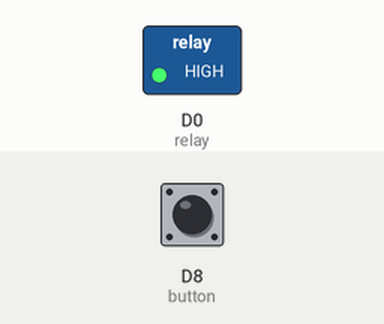
This sketch was run on a simulated ESP8266 (NodeMCU). Parts: switched loads named in the sketch (green lamp = pin HIGH). The test bench sets the inputs (shaded band); at power-on: D8 (button) LOW. WiFi joins after 1.5 s; servers stay silent unless stated; network time is answered at once with the bench clock; the local clock reads 2024-03-15 10:24:30 at power-on unless the sketch sets it; what the sketch prints to the serial monitor is not drawn.

Above: at 4.7 s.
4.8 s: D8 (button) pulled HIGH for 0.15 s
At 6.1 s:
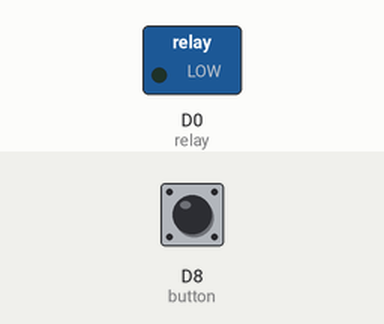
15.3 s: D8 (button) pulled HIGH for 1 s
At 15.6 s:
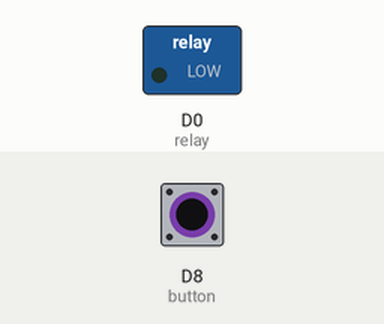
19.3 s: D8 (button) pulled HIGH for 3.2 s
Timing chart, 0 to 25.0 s (numbered marks = the images above; inputs shaded):
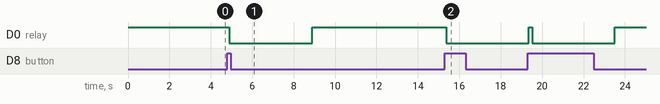

The sketch:

SecuritySystemArduino.ino
```cpp
#include <ArduinoJson.h>

#include <ESP8266WiFi.h>
#include <FirebaseArduino.h>

#include <Keypad.h>

#include <String.h>

#include <NTPClient.h>
#include <WiFiUdp.h>


#define WIFI_SSID "SSID of your wifi"
#define WIFI_PASS "password of your wifi"


#define FIREBASE_AUTH "Tzb8jdbcVRGNmzVi7ajYrU5n1jy3I8R2rLahKu6r"
#define FIREBASE_HOST "security-system-b4e42-default-rtdb.firebaseio.com"

const int button = D8;
const int relay = D0;
const byte rows = 4;
const byte cols = 3;

int button_state = 0;

char keys[rows][cols] = {
  {'1', '2', '3'},
  {'4', '5', '6'},
  {'7', '8', '9'},
  {'*', '0', '#'}
};

byte rowPins[rows] = {D1, D2, D3, D4};
byte colPins[cols] = {D5, D6, D7};

Keypad keypad = Keypad(makeKeymap(keys), rowPins, colPins, rows, cols);

int passwordsNum = 0;
String passwords[30];
String password;

int i = 0;
bool flag = true;

WiFiUDP ntpUDP;
NTPClient timeClient(ntpUDP, 10800);

String current_date;

void setup() {
 Serial.begin(115200);

 pinMode(relay, OUTPUT);
 digitalWrite(relay,HIGH);
 keypad.addEventListener(keypadEvent);
 delay(2000);

 // Connect to wifi
 WiFi.begin(WIFI_SSID, WIFI_PASS);
 Serial.print("connecting");
 while (WiFi.status() != WL_CONNECTED) {
   Serial.print(".");
   delay(500);
 }
 Serial.println();
 Serial.print("connected: ");
 Serial.println(WiFi.localIP());

 Firebase.begin(FIREBASE_HOST, FIREBASE_AUTH);

 timeClient.begin();
 current_date = "";
}

void loop() {

  if(current_date != getDate()) {
    current_date = getDate();
    Serial.println(current_date);

    updatePINs();
  }

  button_verifing();

  keypad.getKey();

  if(flag) {
    if(unlock_door()) {
      digitalWrite(relay,LOW);
      delay(4000);
      digitalWrite(relay,HIGH);
    } else {
      digitalWrite(relay, HIGH);
    }
  }
}

void button_verifing() {
  button_state = digitalRead(button);

  if(button_state == 1) {
    digitalWrite(relay,LOW);
    delay(4000);
    digitalWrite(relay,HIGH);
  } else {
    digitalWrite(relay, HIGH);
  }
}

bool unlock_door() {
  FirebaseObject obj = Firebase.get("requests");

  if(Firebase.failed()) {
    Serial.print("getting FirebaseObject failed: ");
    Serial.println(Firebase.error());

    return false;
  }

  bool request_entering = obj.getBool("entering");
  String request_user = obj.getString("userID");

  if(request_entering){
    Serial.println();
    Serial.print("User with ID: ");
    Serial.print(request_user);
    Serial.println(" just opened the door");

    Firebase.setBool("requests/entering", false);

    if(Firebase.failed()) {
      Serial.print("setting requests updated value failed: ");
      Serial.println(Firebase.error());

      return false;
    }

    return true;
  } else return false;
}

void keypadEvent(KeypadEvent eKey) {
  switch(keypad.getState()) {
    case PRESSED:
      Serial.print("Pressed: ");
      Serial.println(eKey);
      flag = false;
      switch(eKey) {
        case '*': guessPassword(); flag = true; break;
        case '#': password.remove(0); flag = true; break;
        default: password += eKey;
      }
  }
}

void guessPassword() {
  Serial.println("Guessing password...");

  if(evaluatePassword()) {
    digitalWrite(relay,LOW);
    delay(4000);
    digitalWrite(relay,HIGH);
  } else {
    digitalWrite(relay,HIGH);
  }

  password.remove(0);
}


bool evaluatePassword() {
  for(int i = 0; i < passwordsNum; i++) {
    if(password.compareTo(passwords[i]) == 0) {
      return true;
    }
  }

  return false;
}

void updatePINs() {
  FirebaseObject obj = Firebase.get("userIDs");

  if(Firebase.failed()) {
    Serial.print("getting FirebaseObject failed: ");
    Serial.println(Firebase.error());
    return;
  }

  JsonObject& jsonObj = obj.getJsonVariant().as<JsonObject>();
  passwordsNum = jsonObj.size();

  for(int i = 0; i < passwordsNum; i++) {
    int index = i + 1;
    String key = "user";
    key.concat(index);

    String userID = obj.getString(key);

    if(Firebase.failed()) {
      Serial.print("getting FirebaseObject failed: ");
      Serial.println(Firebase.error());
      return;
    }

    passwords[i] = getPIN(userID);
  }
}

String getPIN(String userID) {
  String path = "users/" + userID + "/pin";

  FirebaseObject obj = Firebase.get(path);

  if(Firebase.failed()) {
    Serial.print("getting FirebaseObject failed: ");
    Serial.println(Firebase.error());
    return "a";
  }

  return obj.getString("value");

}

String getDate() {
  timeClient.update();

  unsigned long epochTime = timeClient.getEpochTime();
  struct tm *ptm = gmtime((time_t *)&epochTime);

  return String(ptm->tm_year + 1900) + "-"
       + (ptm->tm_mon + 1 < 10 ? ("0" + String(ptm->tm_mon + 1)) :  String(ptm->tm_mon + 1)) + "-"
       + (ptm->tm_mday < 10 ? ("0" + String(ptm->tm_mday)) :  String(ptm->tm_mday));
}
```

Measured:
- after the input at 4.8 s, D0 (relay): HIGH → LOW after 0.09 s, → HIGH 4.0 s later
- after the input at 15.3 s, D0 (relay): HIGH → LOW after 0.06 s
